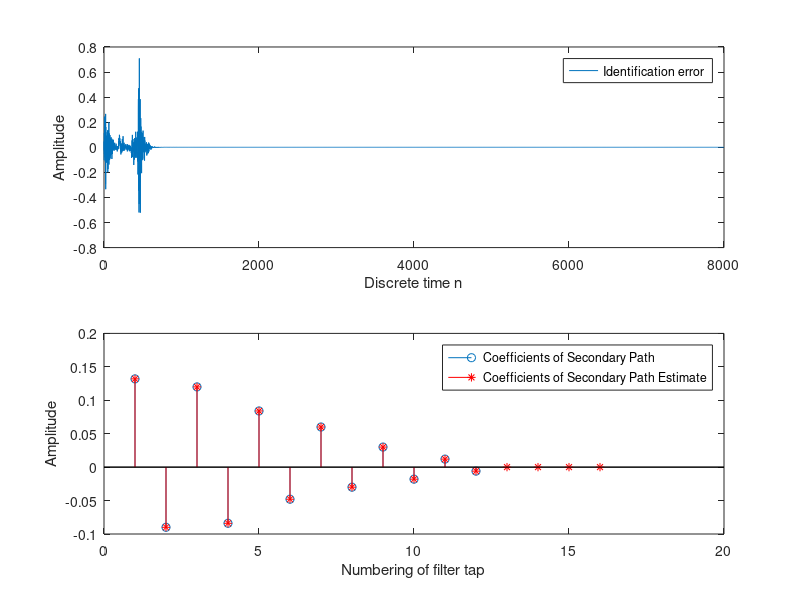
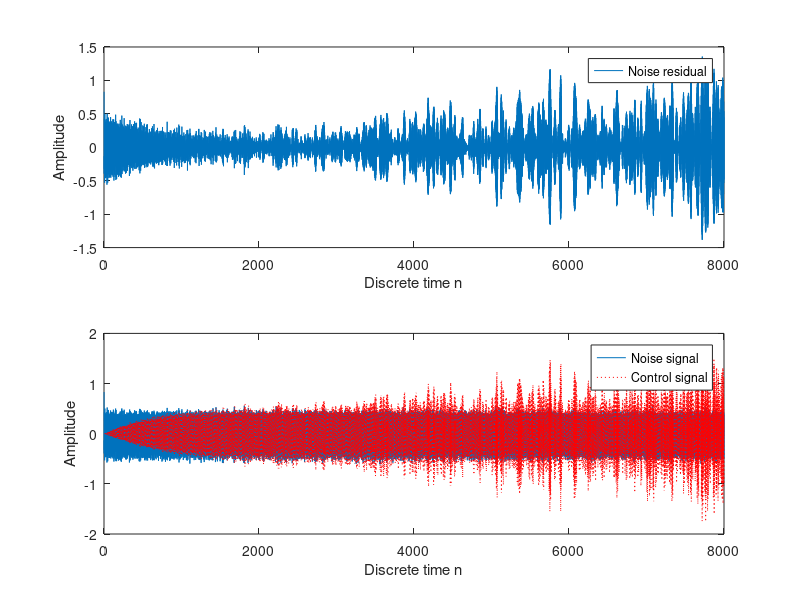

Write the MATLAB code that produced these figures, in order.
clear all
close all

T = 8000; %simulation duration

% set primary path
% Pw=[0.01 0.25 0.5 1 0.5 0.25 0.01 0.02 0.01];
% Pw = [0.01 0.25 0.5 1 0.5 0.25 0.01 0.02 0.01 0.3 0.5];
Pw=[0.9 -0.7 0.8 -0.48 0.5 -0.35 0.36 -0.32 0.3 -0.22 0.28 -0.2...
    0.22 -0.15 0.2 -0.14 0.14 -0.08 0.1 -0.05 0.05 -0.03 0.02 -0.01];
% secondary path
% Sw=Pw(3:7)*0.25;
% Sw=Pw(3:end)*0.25;
Sw=Pw(13:end)*0.6;
% Sw=Pw*0.25;
%% secondary path estimation (offline modelling)
x_iden = randn(1,T); % generate a white noise
% send it to the error microphone, i.e. the identification error
y_iden = filter(Sw,1,x_iden);
% y_iden = conv(Sw,x_iden);

%% offline modelling
L = 16; %filter order, order should be sufficient to accurately model the response...
%of the physical system. The larger, the better???? This value should be
%larger than length(Pw)
% L =30; % accuracy decreases
% L = 20;
S_hat_x = zeros(1,L); %define the reference signal vector of  S(z)_hat
S_hat_w = zeros(1,L); %define the coefficient vector of the S(z)_hat
e_iden = zeros(1,L); %define the identification error in the estimation process of...
% the seconday path

% apply LMS algorithm
% mu = 0.1;
% mu = 0.05; % estimation accuracy decreases
mu = 0.1; %also a very good value, performs better than 0.1
for n = 1:T %time index
    S_hat_x = [x_iden(n) S_hat_x(1:L-1)]; %update the reference signal vector
    Shy = sum(S_hat_x.*S_hat_w); % calculate output of Secondary path estimate
    e_iden(n)=y_iden(n)-Shy;    % calculate error         
    S_hat_w=S_hat_w + mu*e_iden(n)*S_hat_x;   % adjust the weight
end

%%plotting
subplot(2,1,1)
plot([1:T], e_iden)
ylabel('Amplitude');
xlabel('Discrete time n');
legend('Identification error');
subplot(2,1,2)
stem(Sw) 
hold on 
stem(S_hat_w, 'r*')
ylabel('Amplitude');
xlabel('Numbering of filter tap');
legend('Coefficients of Secondary Path', 'Coefficients of Secondary Path Estimate')

%% Then we can propagate the seconday path estimate into the entire system
% X=cos(2*pi*(1/5)*[0:T-1]); %feedback can only deal with narrowband
% X=0.9*cos(2*pi*(1/4)*[0:T-1]);
%When the input is narrowband only, the performance is extremely better
%than (narowband + broadband).
X=0.03*randn(1,T)+0.9*cos(2*pi*(1/5)*[0:T-1]);
% X=0.1*randn(1,T);
d = filter(Pw,1,X); % desired signal (signal at the error microphone)

% Since we do not have any reference signal, we first define a vector for
% reference signal
x_ref = zeros(size(X));

% Initialization of Active Noise Control
Cx = zeros(1,L); %reference signal vector of W(z)
Cw = zeros(1,L); %coefficient vector of W(z)
Cyx = zeros(1,L); %adaptive filter output estimate???
Sx = zeros(size(Sw)); %???
e = zeros(1,T); %define error value
X_s = zeros(1,L); %filtered X

%% send the first sample of control signal
n = 1;
Cx = [x_ref(n) Cx(1:L-1)];
Cy = sum(Cx.*Cw); %adaptive filter output
Sx = [Cy Sx(1:length(Sx)-1)];
e(n) = d(n) - sum(Sx.*Sw);
%%
mu = 0.15;
for n = 2:T
    Cyx = [Cy Cyx(1:L-1)];
    x_ref(n) = e(n-1) + sum(Cyx.*S_hat_w);
    
    Cx = [x_ref(n) Cx(1:L-1)];
    Cy = sum(Cx.*Cw);
    Sx = [Cy Sx(1:length(Sx)-1)];
    e(n) = d(n) - sum(Sx.*Sw);
    
    S_hat_x  = [X(n) S_hat_x(1:L-1)]; %update the vector signal of secondary path estimate
    X_s = [sum(S_hat_x.*S_hat_w) X_s(1:L-1)]; %i.e. x' in the paper
    Cw = Cw + mu*e(n)*X_s; %update the coefficiet vector of adaptive filter
end

% %Plotting
figure
subplot(2,1,1)
plot([1:T],e)
ylabel('Amplitude');
xlabel('Discrete time n');
legend('Noise residual');

subplot(2,1,2)
plot([1:T],d)
hold on
plot([1:T],d-e,'r:') %d-e right; y wrong ????;
ylabel('Amplitude');
xlabel('Discrete time n');
legend('Noise signal','Control signal');

% ratio = abs(e./d);
% dB = 20*log10(ratio);
% figure
% plot(1:T,dB,'.',1:T,zeros(1,T))